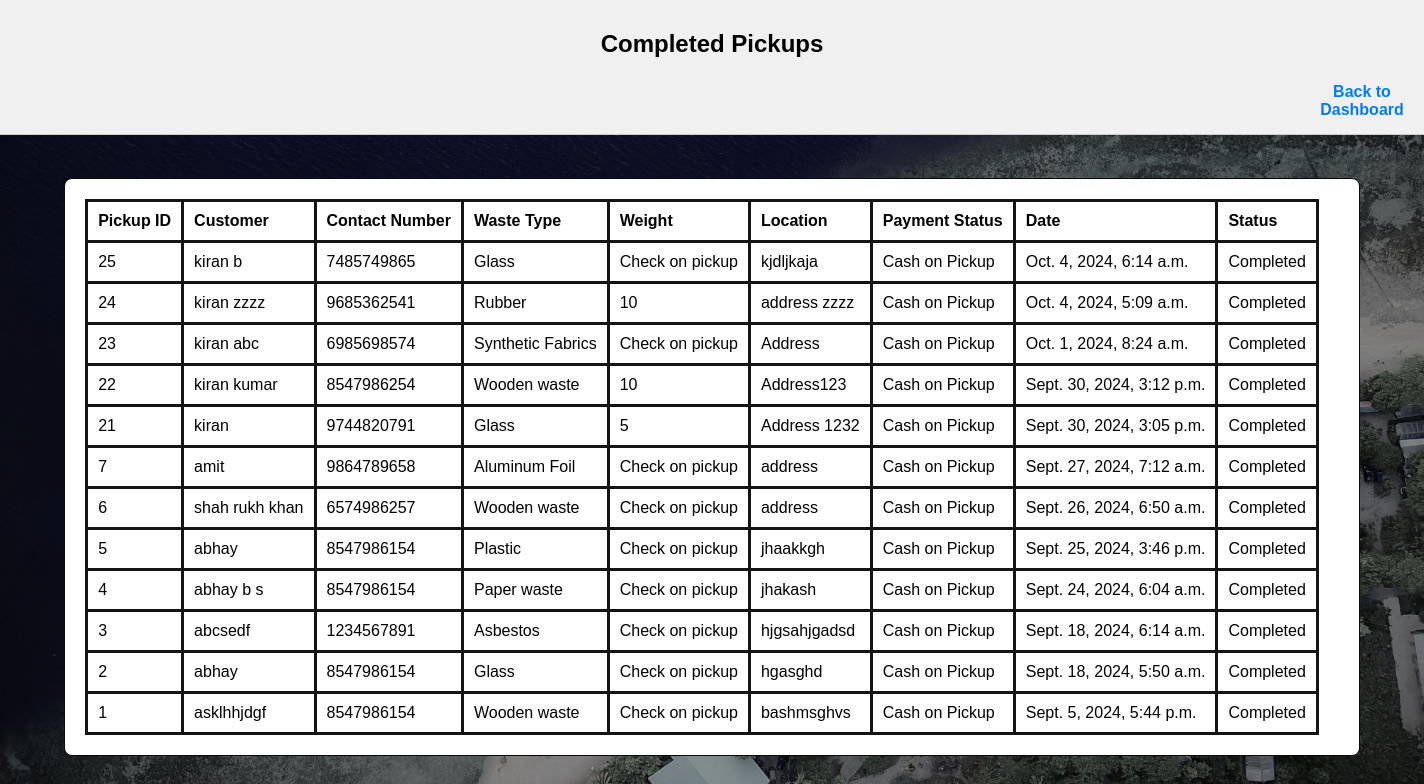
The page /completed/ on the database as committed earlier.
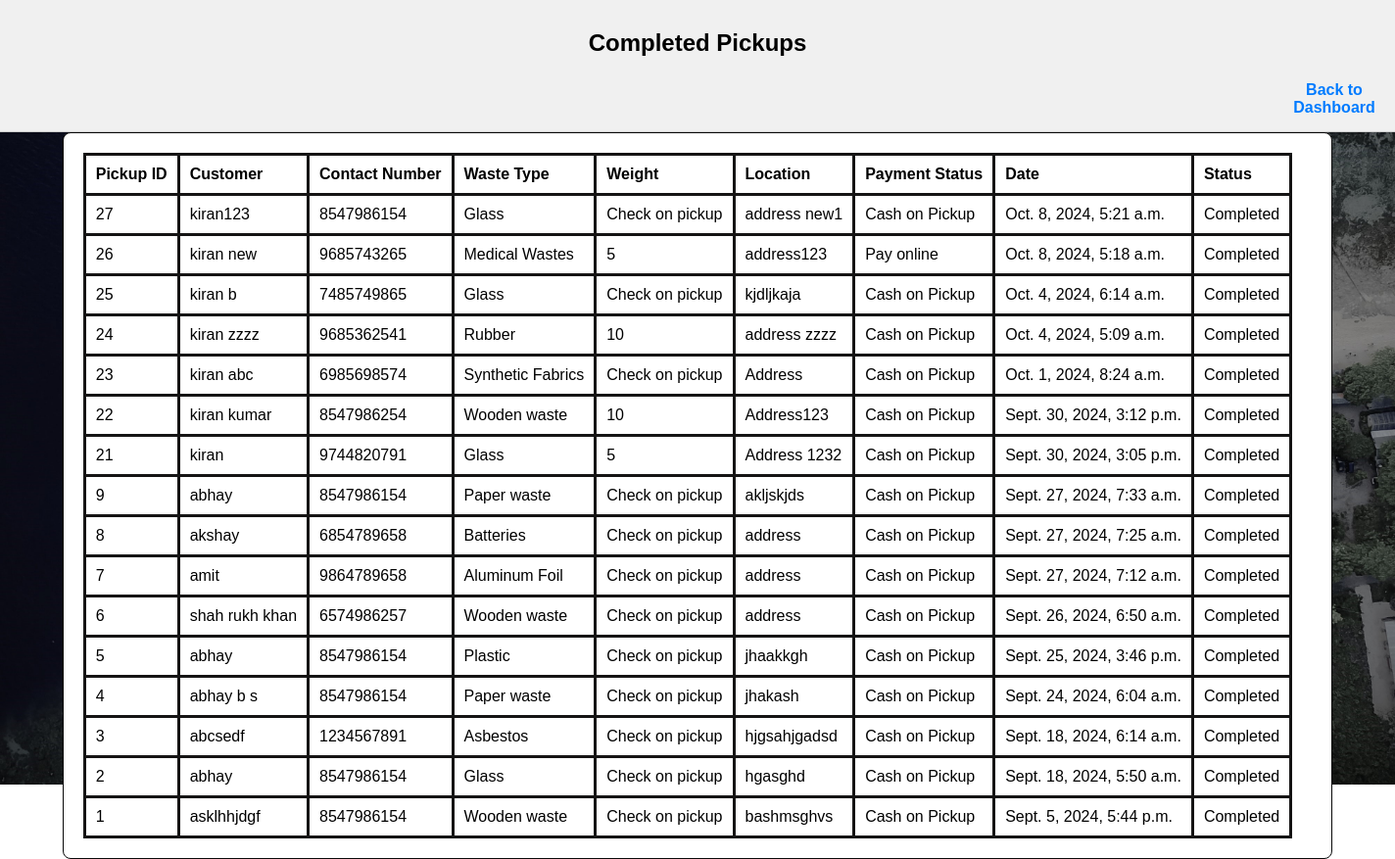
The same page on the database as committed later.
### WM_app/models.py (models this page shows, shortened)
class Pickup(models.Model):
    pickup_id=models.AutoField(primary_key=True)
    customer=models.CharField(max_length=255)
    contact_number=models.CharField(max_length=15)
    waste_type=models.CharField(max_length=50)
    weight=models.CharField(max_length=50)
    location=models.TextField()
    payment_status=models.CharField(max_length=50)
    date=models.DateTimeField(default=timezone.now)
    pickup_status=models.CharField(max_length=50,default='Pending')

### WM_app/views.py (the view)
# urls.py: path('completed/',views.completed_pickups,name='completed'),
def completed_pickups(request):
    completed_pickup_ids=CompletedPickup.objects.values_list('Completed_Pickid',flat=True)
    Pickup.objects.filter(pickup_id__in=completed_pickup_ids).update(pickup_status='Completed')
    completed_pickups=Pickup.objects.filter(pickup_status='Completed').order_by('-date')
    context = {
        'completed_pickups': completed_pickups,
    }
    return render(request,"completed.html", context)

### template/completed.html (shortened to what this page needs)
<!DOCTYPE html>
<html lang="en">
<head>
    {% load static %}
</head>
<body>
    <header class="header">
        <h2>Completed Pickups</h2>
        <div class="title-container">
            <div class="links">
                <a href="{% url 'adm_dash' %}" class="pickup-link">Back to Dashboard</a>
            </div>
        </div>
    </header>
    <div class="container">
        <div class="table-container">
            <table>
                <thead>
                    <tr>
                        <th>Pickup ID</th>
                        <th>Customer</th>
                        <th>Contact Number</th>
                        <th>Waste Type</th>
                        <th>Weight</th>
                        <th>Location</th>
                        <th>Payment Status</th>
                        <th>Date</th>
                        <th>Status</th>
                    </tr>
                </thead>
                <tbody>
                    {% for pickup in completed_pickups %}
                    <tr>
                        <td>{{ pickup.pickup_id }}</td>
                        <td>{{ pickup.customer }}</td>
                        <td>{{ pickup.contact_number }}</td>
                        <td>{{ pickup.waste_type }}</td>
                        <td>{{ pickup.weight }}</td>
                        <td>{{ pickup.location }}</td>
                        <td>{{ pickup.payment_status }}</td>
                        <td>{{ pickup.date }}</td>
                        <td>{{ pickup.pickup_status }}</td>
                    </tr>
                    {% empty %}
                    <tr>
                        <td colspan="3">No completed pickups yet.</td>
                    </tr>
                    {% endfor %}
                </tbody>
            </table>
        </div>
    </div>
</body>
</html>

Rows that differ between the two databases and show on the page:
added Pickup: pickup_id "27", customer "kiran123", contact_number "8547986154", waste_type "Glass", weight "Check on pickup", location "address new1", payment_status "Cash on Pickup", date "Oct. 8, 2024, 5:21 a.m.", pickup_status "Completed"
added Pickup: pickup_id "26", customer "kiran new", contact_number "9685743265", waste_type "Medical Wastes", weight "5", location "address123", payment_status "Pay online", date "Oct. 8, 2024, 5:18 a.m.", pickup_status "Completed"
now on this page (row unchanged): Pickup: pickup_id "9", customer "abhay", contact_number "8547986154", waste_type "Paper waste", weight "Check on pickup", location "akljskjds", payment_status "Cash on Pickup", date "Sept. 27, 2024, 7:33 a.m.", pickup_status "Completed"
now on this page (row edited): Pickup: pickup_id "8", customer "akshay", contact_number "6854789658", waste_type "Batteries", weight "Check on pickup", location "address", payment_status "Cash on Pickup", date "Sept. 27, 2024, 7:25 a.m.", pickup_status "Completed"
